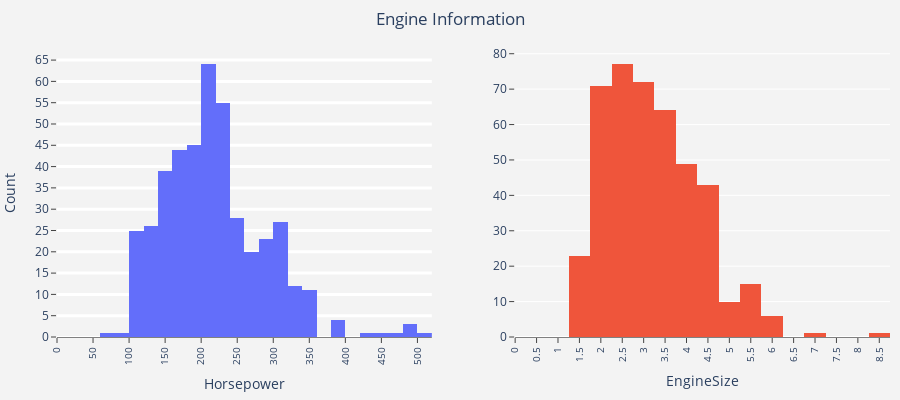

This figure's notebook cell:
### Markdown cell above
# Engine Power:

### Code cell
fig = make_subplots(rows=1, cols=2)

trace_10 = go.Histogram(x=df['Horsepower'].values, name='Horsepower', nbinsx = 30)
trace_11 = go.Histogram(x=df['EngineSize'].values, name= 'EngineSize', nbinsx = 30)

fig.update_layout(title='Engine Information', title_x=0.5, yaxis=dict(gridcolor='rgb(255, 255, 255)',gridwidth=3), 
                  paper_bgcolor='rgb(243, 243, 243)', plot_bgcolor='rgb(243, 243, 243)', 
                  height=400, width=900, showlegend=False, hovermode = 'x unified', margin=dict(l=10,r=10,b=50,t=50))

# Update xaxis properties
fig.update_xaxes(title_text = 'Horsepower', row=1, col=1, nticks=20, ticks="outside", rangemode="tozero",tickangle=-90,
                showgrid=False,showline=True, linewidth=1, linecolor='gray', tickfont = dict(size = 10))

fig.update_xaxes(title_text = 'EngineSize', row=1, col=2, nticks=20, ticks="outside", tickangle=-90, rangemode="tozero",
                showgrid=False,showline=True, linewidth=1, linecolor='gray', tickfont = dict(size = 10))

# Update yaxis properties
fig.update_yaxes(row=1, col=1, nticks=15, ticks="outside", title_text = 'Count')
fig.update_yaxes(row=1, col=2, nticks=15, ticks="outside")

fig.append_trace(trace_10, 1, 1)
fig.append_trace(trace_11, 1, 2)

fig.show()

### Figure 1 — Plotly figure (JSON) as saved in the notebook; plotly's stock layout.template omitted (floating-point values rounded to 4 significant figures; data arrays with more than 128 entries replaced by an {"elided": "..."} marker saying what was removed)
{"data": [{"name": "Horsepower", "nbinsx": 30, "type": "histogram", "x": {"elided": "432 float values"}, "xaxis": "x", "yaxis": "y"}, {"name": "EngineSize", "nbinsx": 30, "type": "histogram", "x": {"elided": "432 float values"}, "xaxis": "x2", "yaxis": "y2"}], "layout": {"height": 400, "hovermode": "x unified", "margin": {"b": 50, "l": 10, "r": 10, "t": 50}, "paper_bgcolor": "rgb(243, 243, 243)", "plot_bgcolor": "rgb(243, 243, 243)", "showlegend": false, "title": {"text": "Engine Information", "x": 0.5}, "width": 900, "xaxis": {"anchor": "y", "autorange": true, "domain": [0, 0.45], "linecolor": "gray", "linewidth": 1, "nticks": 20, "range": [0, 520], "rangemode": "tozero", "showgrid": false, "showline": true, "tickangle": -90, "tickfont": {"size": 10}, "ticks": "outside", "title": {"text": "Horsepower"}, "type": "linear"}, "xaxis2": {"anchor": "y2", "autorange": true, "domain": [0.55, 1], "linecolor": "gray", "linewidth": 1, "nticks": 20, "range": [0, 8.75], "rangemode": "tozero", "showgrid": false, "showline": true, "tickangle": -90, "tickfont": {"size": 10}, "ticks": "outside", "title": {"text": "EngineSize"}, "type": "linear"}, "yaxis": {"anchor": "x", "autorange": true, "domain": [0, 1], "gridcolor": "rgb(255, 255, 255)", "gridwidth": 3, "nticks": 15, "range": [0, 67.37], "ticks": "outside", "title": {"text": "Count"}}, "yaxis2": {"anchor": "x2", "autorange": true, "domain": [0, 1], "nticks": 15, "range": [0, 81.05], "ticks": "outside"}}}
